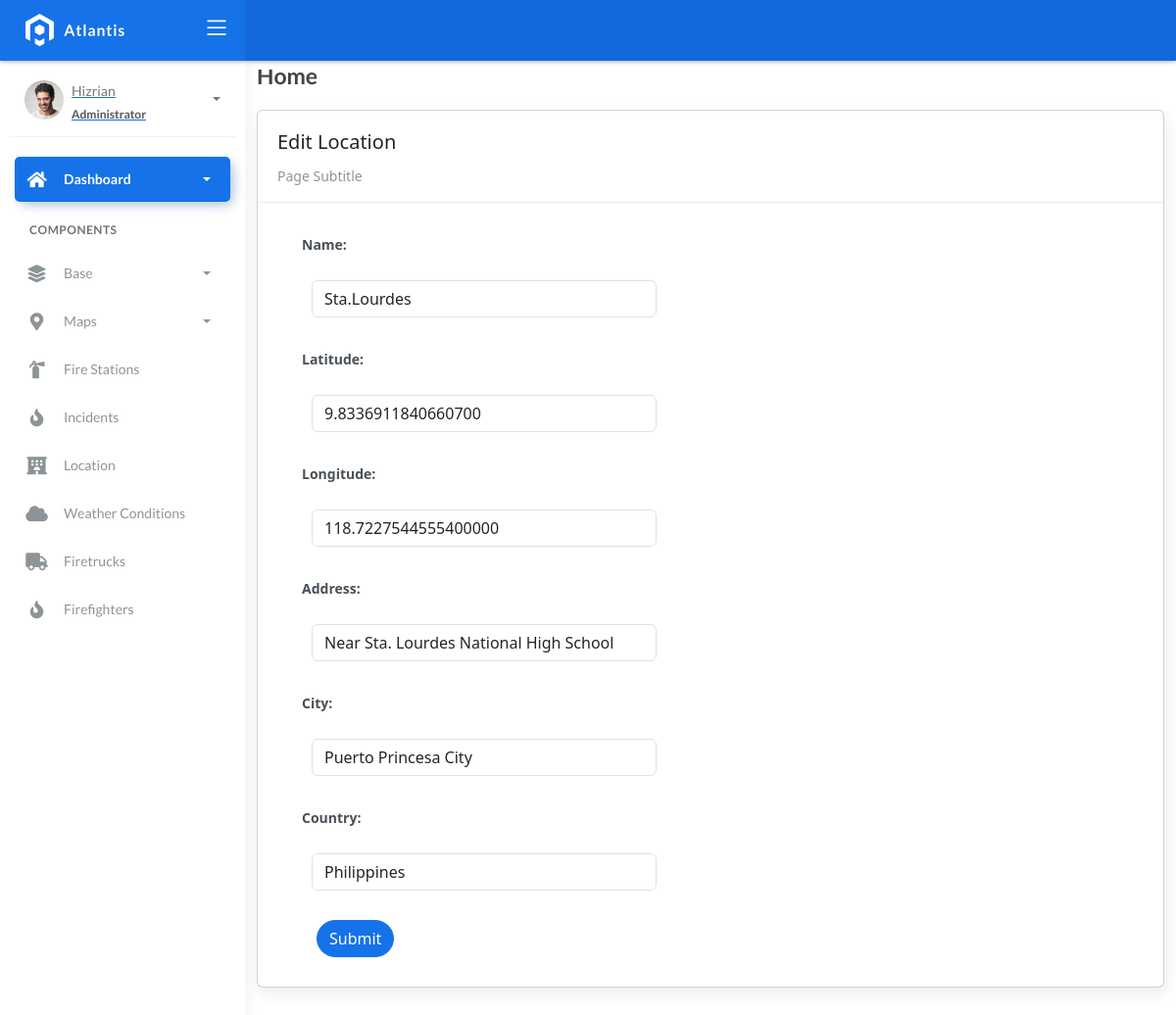
Page /location_list/1 on the earlier database version.
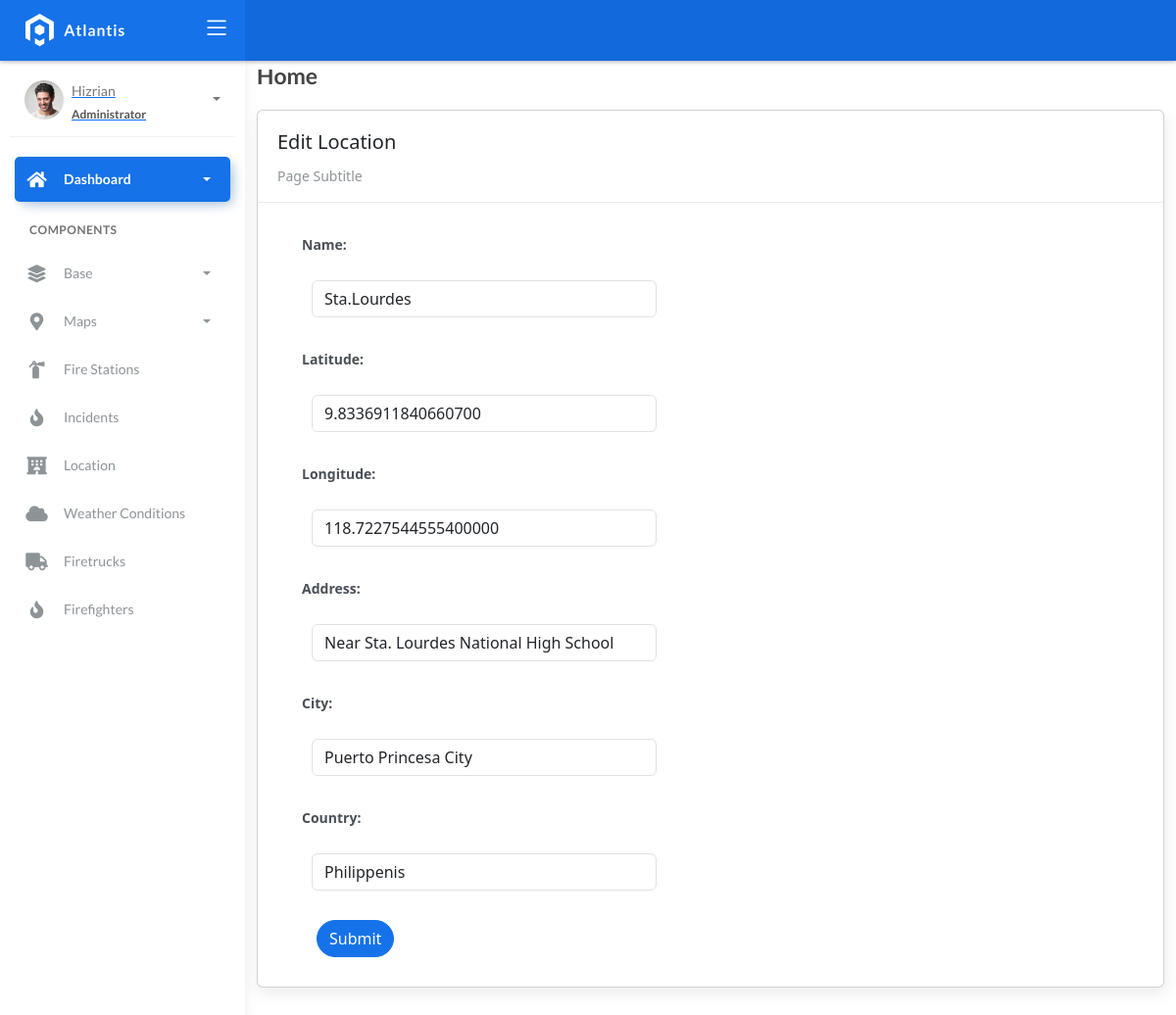
Same page on the later database version.
### fire/models.py (models this page shows, shortened)
class BaseModel(models.Model):
    created_at = models.DateTimeField(auto_now_add=True, db_index=True)
    updated_at = models.DateTimeField(auto_now=True)
    class Meta:
        abstract = True

class Locations(BaseModel):
    name = models.CharField(max_length=150)
    latitude = models.DecimalField(
        max_digits=22, decimal_places=16, null=True, blank=True)
    longitude = models.DecimalField(
        max_digits=22, decimal_places=16, null=True, blank=True)
    address = models.CharField(max_length=150)
    city = models.CharField(max_length=150)  # can be in separate table
    country = models.CharField(max_length=150)  # can be in separate table

### fire/views.py (the view, shortened to what this page needs)
# urls.py: path('location_list/<pk>', LocationUpdateView.as_view(), name='location-update'),
class LocationUpdateView(UpdateView):
    model = Locations
    form_class = LocationForm
    template_name = "location_edit.html"
    success_url = reverse_lazy('location-list')

### fire/forms.py
class LocationForm(ModelForm):
    class Meta:
        model = Locations
        fields = "__all__"

### templates/location_edit.html (shortened to what this page needs)
{% extends 'base.html' %} {% load static %} {% block content %}
<div class="content">
    <div class="container-fluid">
        <h4 class="page-title">Home</h4>
        <div class="row">
            <div class="col-md-12">
                <div class="card">
                    <div class="card-header">
                        <div class="card-title">Edit Location</div>
                        <div class="card-category">Page Subtitle</div>
                    </div>
                    <div class="col-md-6">
                        <div class="card-body">
                            <form class="" action="" method="post" novalidate>
                                {% include 'includes/form.html' %}
                                <div class="form-group">
                                    <div class="col-md-12 col-sm-3">
                                        <button type="submit" class="btn btn-primary btn-rounded">Submit</button>
                                    </div>
                                </div>
                            </form>
                        </div>
                    </div>
                </div>
            </div>
        </div>
    </div>
</div>
{% endblock %}

### templates/includes/form.html (shortened to what this page needs)
{% load widget_tweaks %}
{% for field in form %}
<div class="field item form-group">
    <label>{{ field.label_tag }}</label>
  <div class="form-group">
    {% render_field field class="form-control" %}
  </div>
</div>
{% endfor %}

Differences in the rows shown:
changed Locations "Sta.Lourdes": country "Philippines" → "Philippenis"
